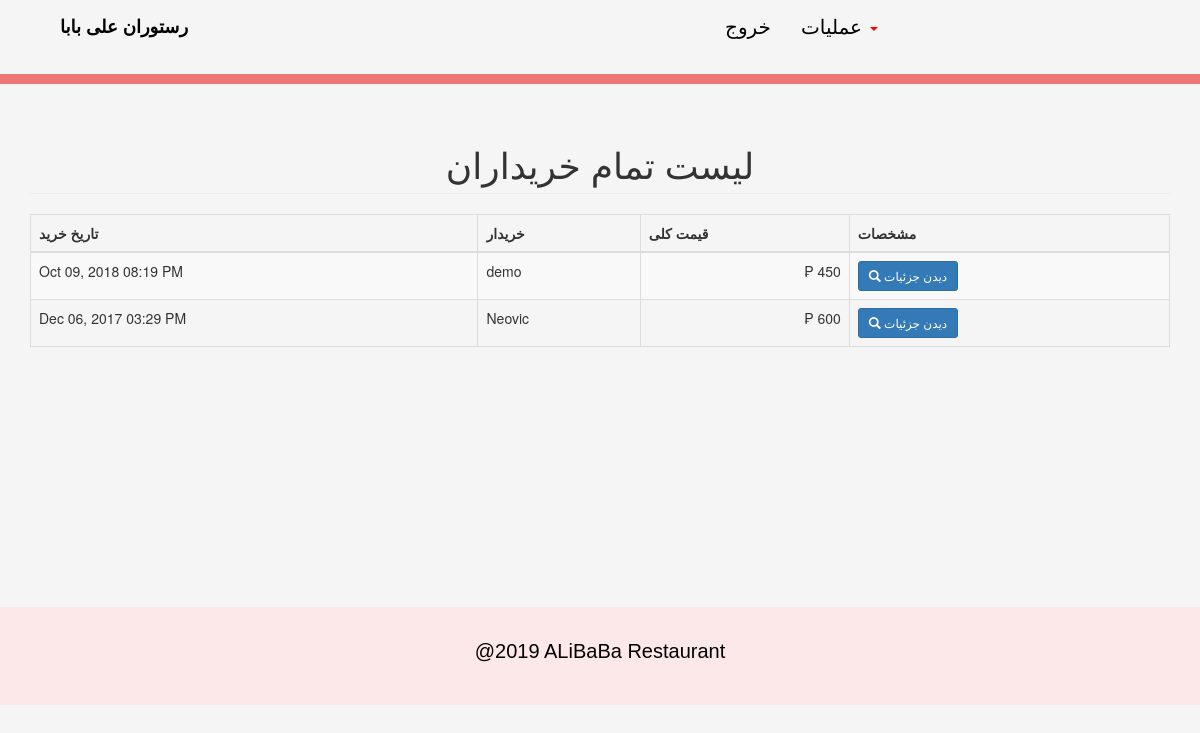
The page /sales.php on the database its author committed.
### tables this page shows
CREATE TABLE IF NOT EXISTS `purchase` (
`purchaseid` int(11) NOT NULL,
  `customer` varchar(50) NOT NULL,
  `total` double  DEFAULT '0'NOT NULL,
  `date_purchase` datetime NOT NULL
);

### sales.php (the view, shortened to what this page needs)
<?php include('header.php'); ?>
<body>
<?php include('navbaradmin.php'); ?>
<div class="container">
	<h1 class="page-header text-center">لیست تمام خریداران</h1>
	<table class="table table-striped table-bordered">
		<thead>
			<th>تاریخ خرید</th>
			<th>خریدار</th>
			<th>قیمت کلی</th>
			<th>مشخصات</th>
		</thead>
		<tbody>
			<?php
				$sql="SELECT * FROM purchase order by purchaseid desc";
				$query=$conn->query($sql);
				while($row=$query->fetch_array()){
					?>
					<tr>
						<td><?php echo date('M d, Y h:i A', strtotime($row['date_purchase'])) ?></td>
						<td><?php echo $row['customer']; ?></td>
						<td class="text-right">&#8369; <?php echo number_format($row['total'], 0); ?></td>
						<td><a href="#details<?php echo $row['purchaseid']; ?>" data-toggle="modal" class="btn btn-primary btn-sm"><span class="glyphicon glyphicon-search"></span> دیدن جزئیات </a>
						</td>
					</tr>
					<?php
				}
			?>
		</tbody>
	</table>
</div>
<br><br><br> <br><br><br> <br><br><br> <br><br><br>
  <?php require_once('footer.php'); ?>
</body>
</html>

### css/main.css (style rules this page uses)
body { background-color: whitesmoke; background-attachment: fixed; background-repeat: no-repeat; background-size: 100% 100%; }
* { padding: 0px; margin: 0px; }

### rows shown on the page
purchase: date_purchase "Oct 09, 2018 08:19 PM", customer "demo", total "450"
purchase: date_purchase "Dec 06, 2017 03:29 PM", customer "Neovic", total "600"
